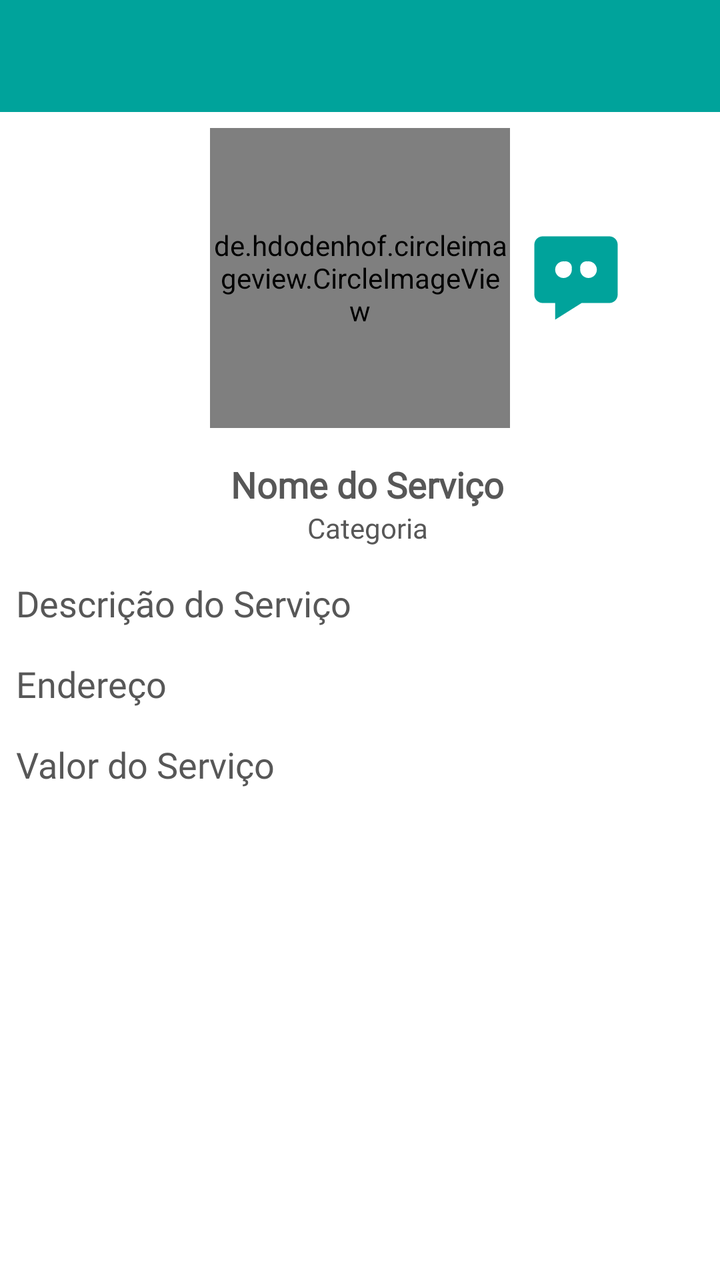
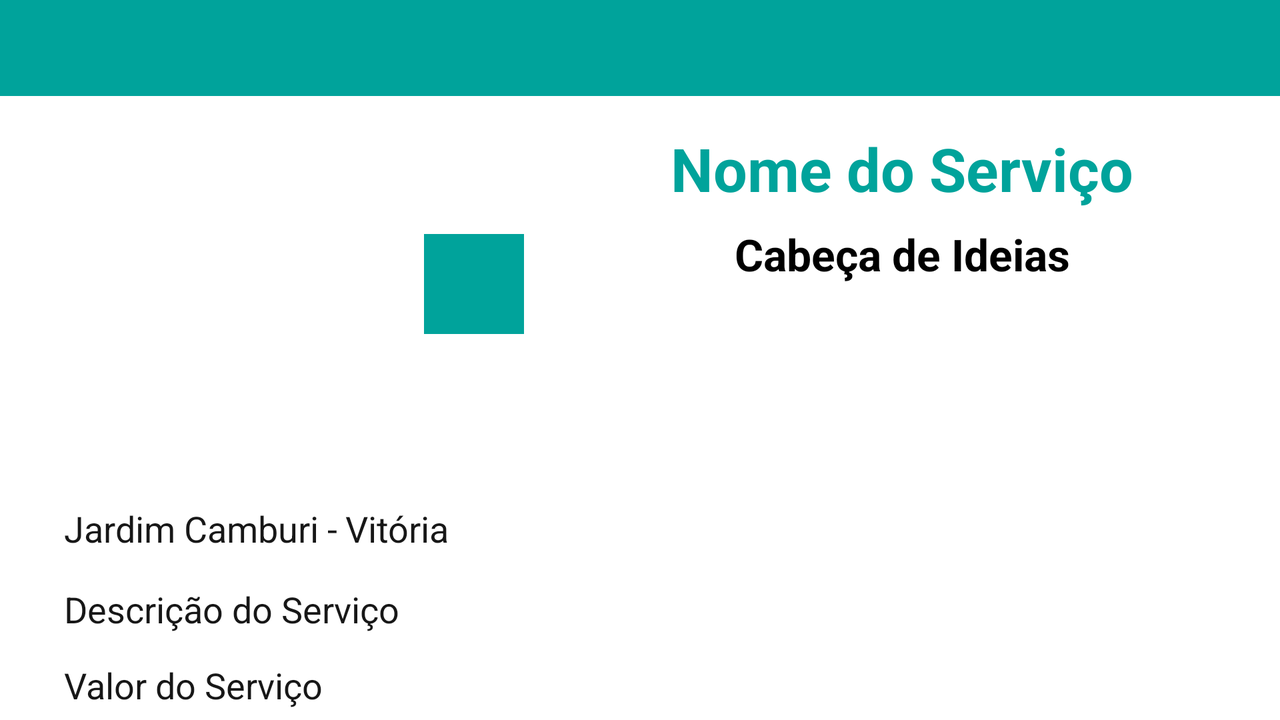

The same Android screen from two of the app's own layout files: first res/layout/ as a phone draws it, then the repository's variant for another configuration, drawn on a device whose configuration selects that folder. Both files follow.
<!-- AndroidManifest.xml: application theme AppTheme -->
<!-- res/layout/activity_view_servico.xml -->
<?xml version="1.0" encoding="utf-8"?>
<androidx.constraintlayout.widget.ConstraintLayout xmlns:android="http://schemas.android.com/apk/res/android"
    xmlns:app="http://schemas.android.com/apk/res-auto"
    xmlns:tools="http://schemas.android.com/tools"
    android:layout_width="match_parent"
    android:layout_height="match_parent"
    android:background="#FFFFFF"
    tools:context=".activity.ViewServicoActivity">

    <ImageButton
        android:id="@+id/imgBtnChat2"
        android:layout_width="50dp"
        android:layout_height="50dp"
        android:layout_marginStart="8dp"
        android:layout_marginLeft="8dp"
        android:background="#FFFFFF"
        android:scaleType="fitStart"
        android:tint="#00A39B"
        app:layout_constraintBottom_toBottomOf="@+id/imgServ"
        app:layout_constraintStart_toEndOf="@+id/imgServ"
        app:layout_constraintTop_toTopOf="@+id/imgServ"
        app:srcCompat="@drawable/bxs_message_dots__2_" />

    <TextView
        android:id="@+id/txtViewValor"
        android:layout_width="wrap_content"
        android:layout_height="wrap_content"
        android:layout_marginStart="8dp"
        android:layout_marginLeft="8dp"
        android:layout_marginTop="16dp"
        android:fontFamily="@font/poppins"
        android:text="Valor do Serviço"
        android:textColor="#575757"
        android:textSize="18sp"
        android:textStyle="normal"
        app:layout_constraintStart_toStartOf="parent"
        app:layout_constraintTop_toBottomOf="@+id/txtViewEndereco" />

    <TextView
        android:id="@+id/txtViewDescr"
        android:layout_width="0dp"
        android:layout_height="wrap_content"
        android:layout_marginStart="8dp"
        android:layout_marginLeft="8dp"
        android:layout_marginTop="16dp"
        android:layout_marginEnd="8dp"
        android:layout_marginRight="8dp"
        android:fontFamily="@font/poppins"
        android:text="Descrição do Serviço"
        android:textColor="#575757"
        android:textSize="18sp"
        android:textStyle="normal"
        app:layout_constraintEnd_toEndOf="parent"
        app:layout_constraintHorizontal_bias="1.0"
        app:layout_constraintStart_toStartOf="parent"
        app:layout_constraintTop_toBottomOf="@+id/textViewCateg" />

    <androidx.appcompat.widget.Toolbar
        android:id="@+id/toolbar"
        android:layout_width="0dp"
        android:layout_height="wrap_content"
        android:background="@color/colorPrimary"
        android:minHeight="?attr/actionBarSize"
        android:theme="?attr/actionBarTheme"
        app:layout_constraintEnd_toEndOf="parent"
        app:layout_constraintStart_toStartOf="parent"
        app:layout_constraintTop_toTopOf="parent" />

    <de.hdodenhof.circleimageview.CircleImageView
        android:id="@+id/imgServ"
        android:layout_width="150dp"
        android:layout_height="150dp"
        android:layout_marginStart="8dp"
        android:layout_marginLeft="8dp"
        android:layout_marginTop="8dp"
        android:layout_marginEnd="8dp"
        android:layout_marginRight="8dp"
        app:layout_constraintEnd_toEndOf="parent"
        app:layout_constraintStart_toStartOf="parent"
        app:layout_constraintTop_toBottomOf="@+id/toolbar"
        tools:srcCompat="@tools:sample/avatars" />

    <TextView
        android:id="@+id/txtViewNomeServ"
        android:layout_width="wrap_content"
        android:layout_height="wrap_content"
        android:layout_marginTop="16dp"
        android:fontFamily="@font/poppins"
        android:text="Nome do Serviço"
        android:textColor="#575757"
        android:textSize="18sp"
        android:textStyle="bold"
        app:layout_constraintEnd_toStartOf="@+id/imgBtnChat2"
        app:layout_constraintHorizontal_bias="0.497"
        app:layout_constraintStart_toStartOf="@+id/imgServ"
        app:layout_constraintTop_toBottomOf="@+id/imgServ" />

    <TextView
        android:id="@+id/txtViewEndereco"
        android:layout_width="0dp"
        android:layout_height="wrap_content"
        android:layout_marginStart="8dp"
        android:layout_marginLeft="8dp"
        android:layout_marginTop="16dp"
        android:layout_marginEnd="8dp"
        android:layout_marginRight="8dp"
        android:fontFamily="@font/poppins"
        android:text="Endereço"
        android:textColor="#575757"
        android:textSize="18sp"
        android:textStyle="normal"
        app:layout_constraintEnd_toEndOf="parent"
        app:layout_constraintStart_toStartOf="parent"
        app:layout_constraintTop_toBottomOf="@+id/txtViewDescr" />

    <TextView
        android:id="@+id/textViewCateg"
        android:layout_width="wrap_content"
        android:layout_height="wrap_content"
        android:fontFamily="@font/poppins"
        android:text="Categoria"
        android:textColor="#575757"
        app:layout_constraintEnd_toEndOf="@+id/txtViewNomeServ"
        app:layout_constraintStart_toStartOf="@+id/txtViewNomeServ"
        app:layout_constraintTop_toBottomOf="@+id/txtViewNomeServ" />

</androidx.constraintlayout.widget.ConstraintLayout>
<!-- resources referenced by this layout -->
<resources>
  <color name="colorPrimary">#00a39b</color>
  <!-- drawable bxs_message_dots__2_ (drawable) -->
  <vector xmlns:android="http://schemas.android.com/apk/res/android"
      android:width="24dp"
      android:height="24dp"
      android:viewportWidth="24"
      android:viewportHeight="24">
    <path
        android:fillColor="#FF000000"
        android:pathData="M20,2H4C2.897,2 2,2.894 2,3.992v12.017C2,17.106 2.897,18 4,18h3v4l6.351,-4H20c1.103,0 2,-0.894 2,-1.992V3.992C22,2.894 21.103,2 20,2zM11,10c0,1.104 -0.896,2 -2,2s-2,-0.896 -2,-2s0.896,-2 2,-2c0.086,0 0.167,0.015 0.25,0.025C9.332,8.011 9.414,8 9.5,8C10.328,8 11,8.671 11,9.5c0,0.086 -0.012,0.168 -0.025,0.25C10.985,9.833 11,9.915 11,10zM15,12c-1.104,0 -2,-0.896 -2,-2c0,-0.086 0.015,-0.167 0.025,-0.25C13.012,9.668 13,9.585 13,9.5C13,8.671 13.672,8 14.5,8c0.086,0 0.168,0.011 0.25,0.025C14.833,8.015 14.914,8 15,8c1.104,0 2,0.896 2,2S16.104,12 15,12z"/>
  </vector>
  <style name="AppTheme" parent="Theme.AppCompat.Light.NoActionBar">
          
          
          <item name="colorPrimary">@color/colorPrimary</item>
          <item name="colorPrimaryDark">@color/colorPrimaryDark</item>
          <item name="colorAccent">@color/colorAccent</item>
      </style>
  <color name="colorPrimaryDark">#000000</color>
  <color name="colorAccent">#00a39b</color>
</resources>
<!-- res/layout-land/activity_view_servico.xml (the repository's variant of the layout above) -->
<!-- drawn on the phone turned sideways -->
<?xml version="1.0" encoding="utf-8"?>
<androidx.constraintlayout.widget.ConstraintLayout xmlns:android="http://schemas.android.com/apk/res/android"
    xmlns:app="http://schemas.android.com/apk/res-auto"
    xmlns:tools="http://schemas.android.com/tools"
    android:layout_width="match_parent"
    android:layout_height="match_parent"
    android:background="#FFFFFF"
    tools:context=".activity.ViewServicoActivity">

    <TextView
        android:id="@+id/txtViewValor"
        android:layout_width="wrap_content"
        android:layout_height="wrap_content"
        android:layout_marginTop="16dp"
        android:layout_marginBottom="8dp"
        android:text="Valor do Serviço"
        android:textColor="#E8000000"
        android:textSize="18sp"
        android:textStyle="normal"
        app:layout_constraintBottom_toBottomOf="parent"
        app:layout_constraintStart_toStartOf="@+id/txtViewBairro"
        app:layout_constraintTop_toBottomOf="@+id/txtViewDescr" />

    <TextView
        android:id="@+id/txtViewDescr"
        android:layout_width="wrap_content"
        android:layout_height="wrap_content"
        android:layout_marginTop="16dp"
        android:text="Descrição do Serviço"
        android:textColor="#E8000000"
        android:textSize="18sp"
        android:textStyle="normal"
        app:layout_constraintStart_toStartOf="@+id/txtViewBairro"
        app:layout_constraintTop_toBottomOf="@+id/txtViewBairro" />

    <ImageButton
        android:id="@+id/imgBtnChat"
        android:layout_width="50dp"
        android:layout_height="50dp"
        android:layout_marginStart="8dp"
        android:layout_marginLeft="8dp"
        android:layout_marginBottom="8dp"
        android:background="#00a39b"
        app:layout_constraintBottom_toBottomOf="@+id/imgServ"
        app:layout_constraintStart_toEndOf="@+id/imgServ"
        app:layout_constraintTop_toTopOf="@+id/imgServ"
        app:srcCompat="@drawable/ic_baseline_chat_24" />

    <androidx.appcompat.widget.Toolbar
        android:id="@+id/toolbarVoltar"
        android:layout_width="0dp"
        android:layout_height="wrap_content"
        android:background="@color/colorPrimary"
        android:minHeight="?attr/actionBarSize"
        android:theme="?attr/actionBarTheme"
        app:layout_constraintEnd_toEndOf="parent"
        app:layout_constraintStart_toStartOf="parent"
        app:layout_constraintTop_toTopOf="parent" />

    <ImageView
        android:id="@+id/imgServ"
        android:layout_width="180dp"
        android:layout_height="180dp"
        android:layout_marginStart="24dp"
        android:layout_marginLeft="24dp"
        android:layout_marginTop="8dp"
        app:layout_constraintStart_toStartOf="parent"
        app:layout_constraintTop_toBottomOf="@+id/toolbarVoltar"
        tools:srcCompat="@tools:sample/avatars" />

    <TextView
        android:id="@+id/txtViewNomeServ"
        android:layout_width="wrap_content"
        android:layout_height="wrap_content"
        android:layout_marginTop="16dp"
        android:text="Nome do Serviço"
        android:textColor="@color/colorPrimary"
        android:textSize="30sp"
        android:textStyle="bold"
        app:layout_constraintEnd_toEndOf="parent"
        app:layout_constraintStart_toEndOf="@+id/imgBtnChat"
        app:layout_constraintTop_toBottomOf="@+id/toolbarVoltar" />

    <TextView
        android:id="@+id/txtViewNomePrest"
        android:layout_width="wrap_content"
        android:layout_height="wrap_content"
        android:layout_marginTop="8dp"
        android:text="Cabeça de Ideias"
        android:textColor="#000000"
        android:textSize="22sp"
        android:textStyle="bold"
        app:layout_constraintEnd_toEndOf="parent"
        app:layout_constraintStart_toEndOf="@+id/imgBtnChat"
        app:layout_constraintTop_toBottomOf="@+id/txtViewNomeServ" />

    <TextView
        android:id="@+id/txtViewBairro"
        android:layout_width="wrap_content"
        android:layout_height="wrap_content"
        android:layout_marginStart="8dp"
        android:layout_marginLeft="8dp"
        android:layout_marginTop="16dp"
        android:text="Jardim Camburi -"
        android:textColor="#E8000000"
        android:textSize="18sp"
        android:textStyle="normal"
        app:layout_constraintStart_toStartOf="@+id/imgServ"
        app:layout_constraintTop_toBottomOf="@+id/imgServ" />

    <TextView
        android:id="@+id/txtViewCidade"
        android:layout_width="wrap_content"
        android:layout_height="wrap_content"
        android:layout_marginStart="4dp"
        android:layout_marginLeft="4dp"
        android:layout_marginTop="16dp"
        android:text="Vitória"
        android:textColor="#E8000000"
        android:textSize="18sp"
        android:textStyle="normal"
        app:layout_constraintStart_toEndOf="@+id/txtViewBairro"
        app:layout_constraintTop_toBottomOf="@+id/imgServ" />

</androidx.constraintlayout.widget.ConstraintLayout>
<!-- resources referenced by the variant -->
<!-- as the phone turned sideways resolves them -->
<resources>
  <color name="colorPrimary">#00a39b</color>
  <style name="AppTheme" parent="Theme.AppCompat.Light.NoActionBar">
          
          
          <item name="colorPrimary">@color/colorPrimary</item>
          <item name="colorPrimaryDark">@color/colorPrimaryDark</item>
          <item name="colorAccent">@color/colorAccent</item>
      </style>
  <color name="colorPrimaryDark">#000000</color>
  <color name="colorAccent">#00a39b</color>
</resources>
